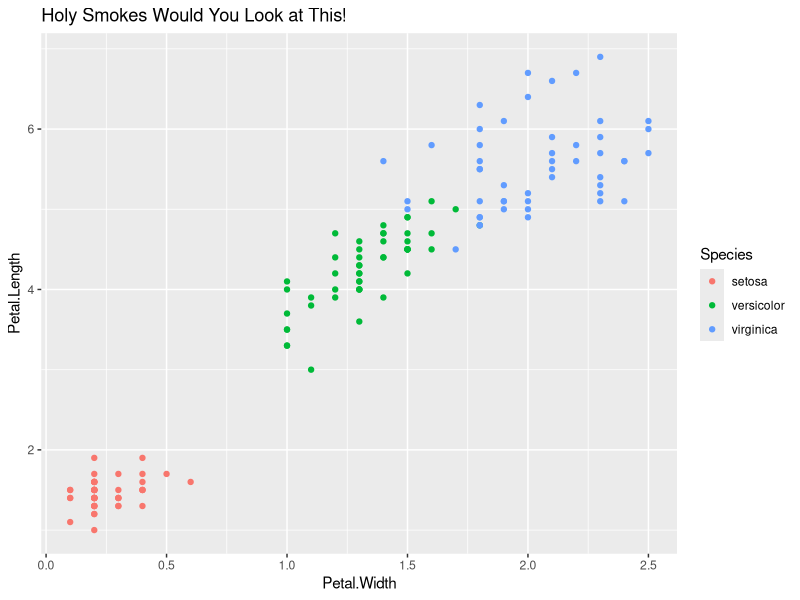

Write R code to recreate this figure.
## ---- chunk 1
knitr::opts_chunk$set(echo = TRUE)
## ---- chunk 2
print(here::here())
print(iris)
## ---- chunk 3
df_iris <- dplyr::group_by(iris, Species)
dplyr::summarise_all(df_iris, mean)
## ---- chunk 4
ggplot2::ggplot(iris) +
    ggplot2::geom_point(ggplot2::aes(Petal.Width, Petal.Length, color=Species)) +
    ggplot2::ggtitle("Holy Smokes Would You Look at This!")
